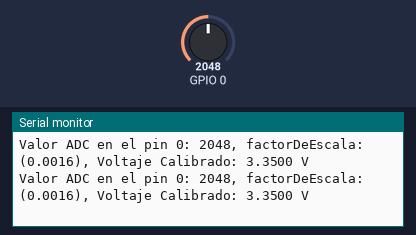
Recording of a sketch running on a simulated ESP32. Parts: the last lines printed to the serial monitor. The inputs (shaded band) are chosen by the test bench; at power-on: GPIO 0 = 2048 (analog values on the 0–4095 scale).

Above: at 1.8 s.
1.9 s: GPIO 0 set to 0
At 2.8 s:
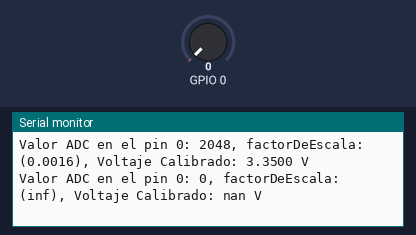
4.5 s: GPIO 0 set to 491
At 5.4 s:
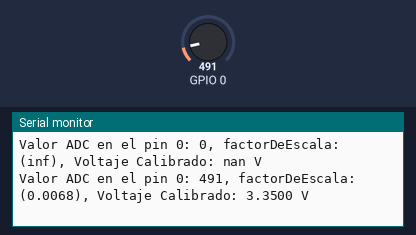

The sketch:

Vcc_ESP32.ino
```cpp
float referenciaConocida = 3.350; // Voltaje de referencia conocido en V
byte PIN = PIN;

void setup() {
  Serial.begin(115200);
  analogReadResolution(12); // Configura la resolución del ADC a 12 bits (0-4095)
}

void loop() {
  int valorADC = analogRead(PIN);

  // Calibración: Calcula el factor de escala
  float factorDeEscala = referenciaConocida / valorADC;

  // Aplica el factor de escala para obtener el voltaje calibrado
  float voltajeCalibrado = valorADC * factorDeEscala;

  Serial.print("Valor ADC en el pin ");
  Serial.print(PIN);
  Serial.print(": ");
  Serial.print(valorADC);
  Serial.print(", factorDeEscala: ("); Serial.print(factorDeEscala, 4); Serial.print(")");
  Serial.print(", Voltaje Calibrado: ");
  Serial.print(voltajeCalibrado, 4); // Muestra el voltaje con 4 decimales
  Serial.println(" V");

  delay(1000);
}
```

Measured:
- after the input at 1.9 s, the serial monitor: prints a new line after 0.10 s (image 1)
- after the input at 4.5 s, the serial monitor: prints a new line after 0.51 s (image 2)
